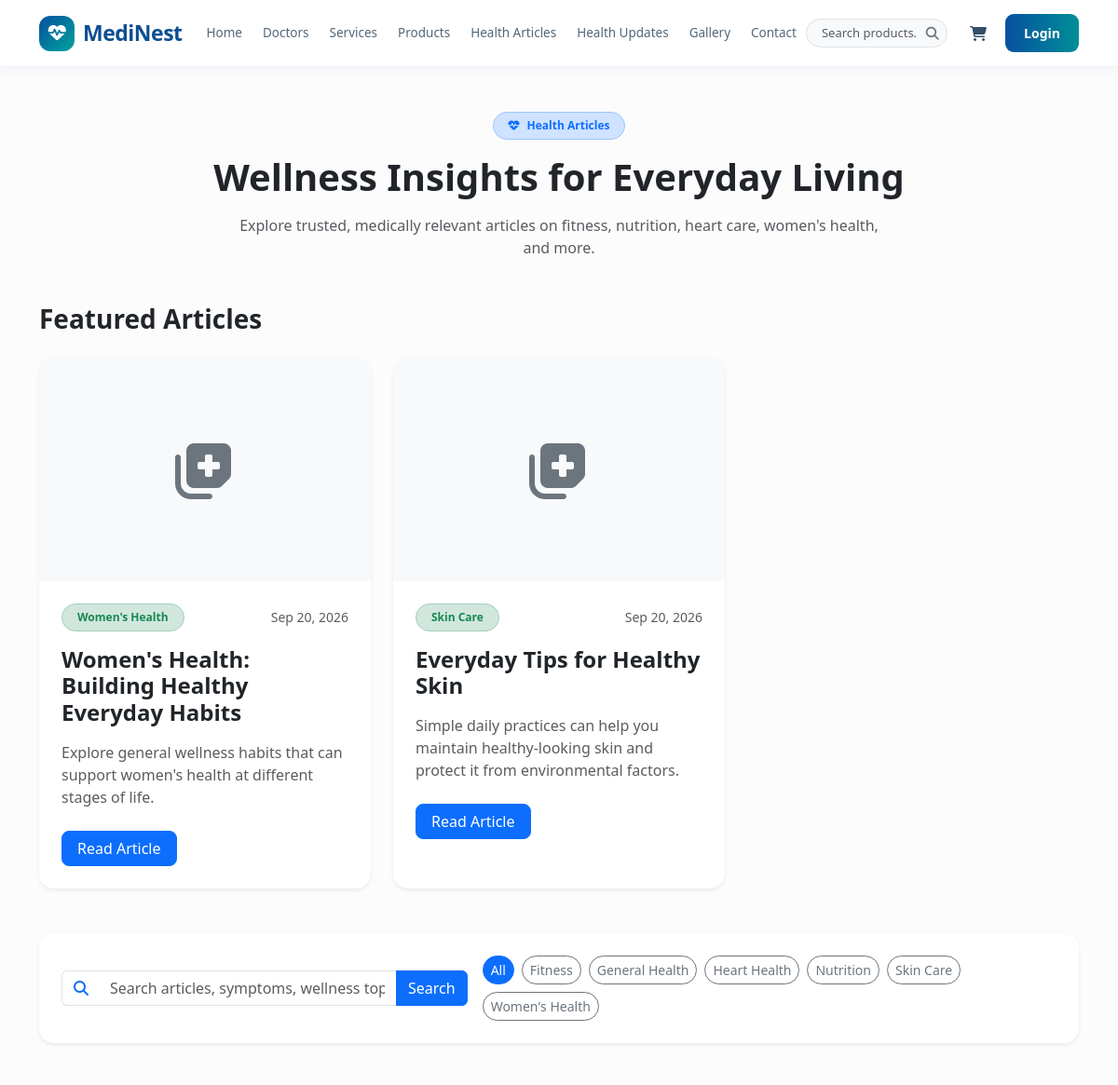
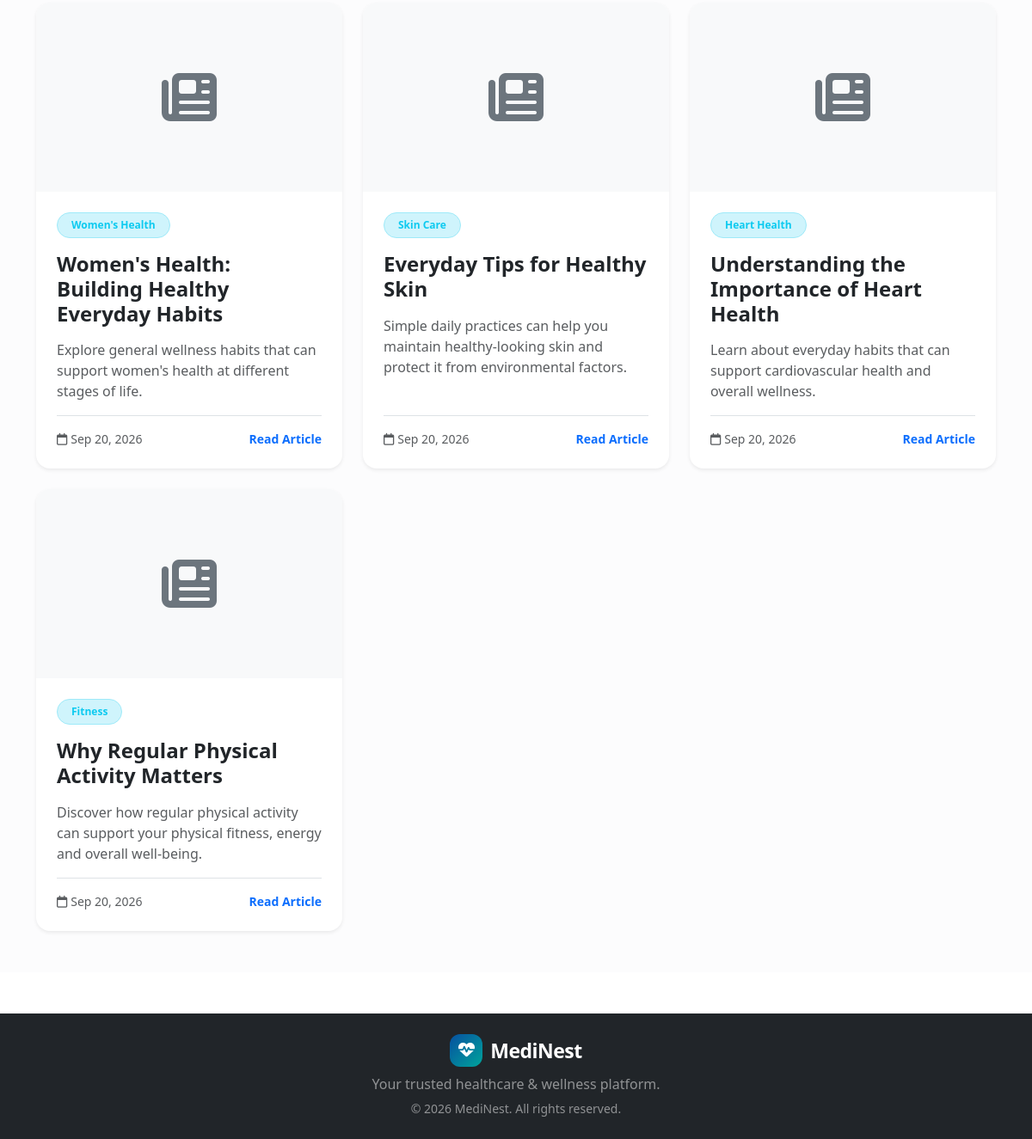
/blog/, run on an earlier commit of the app's database (2 pictures, top to bottom).
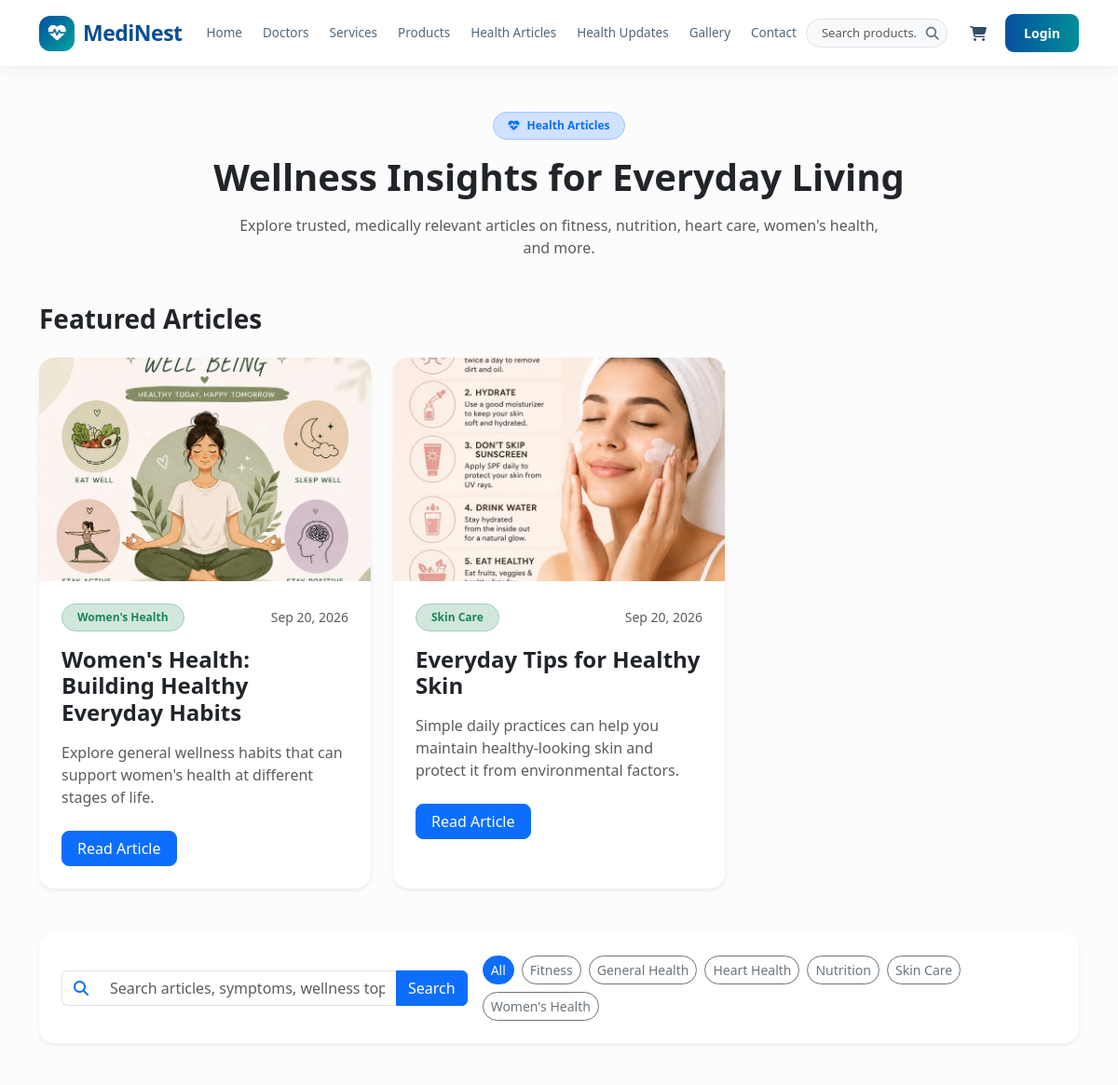
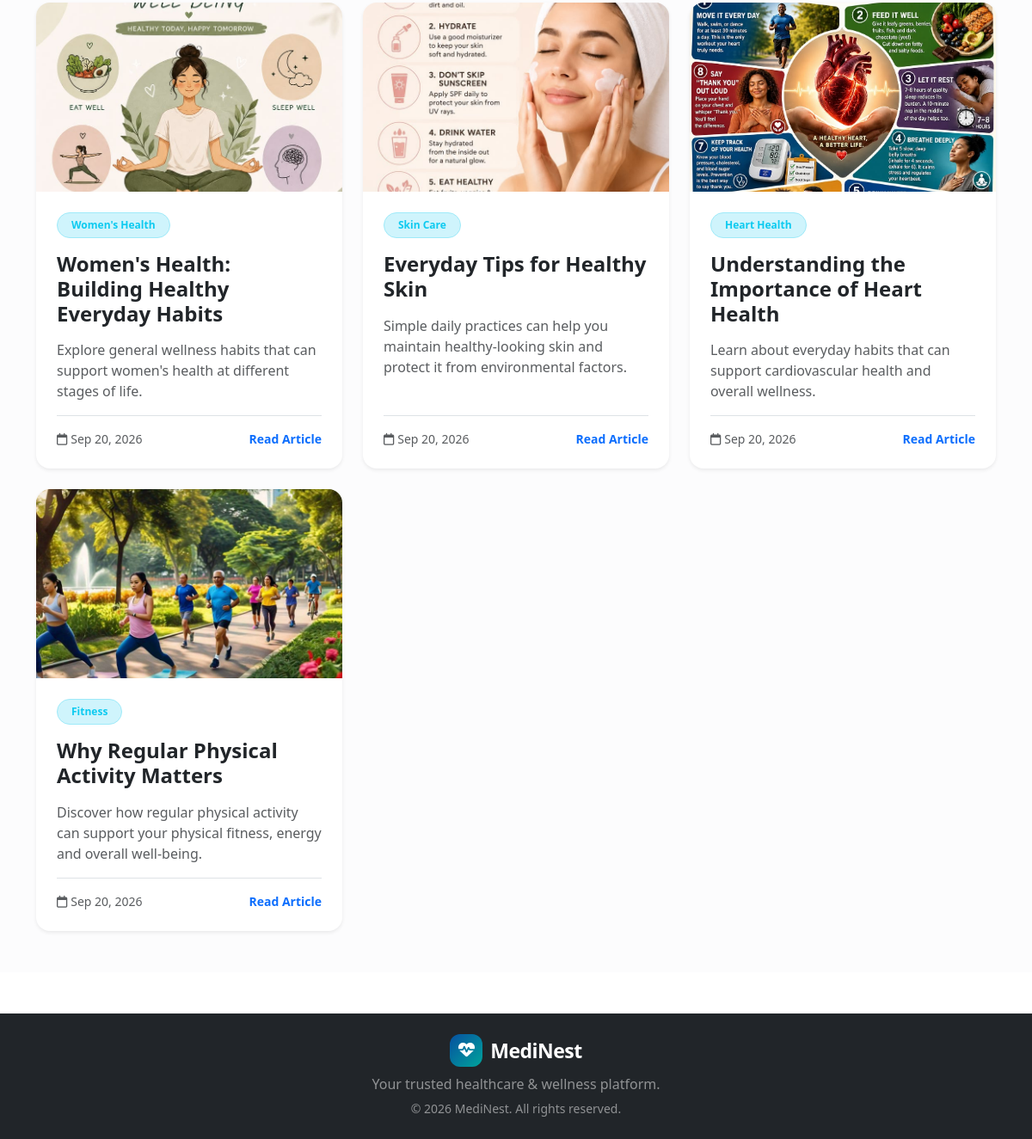
And on a later commit of the database (2 pictures, top to bottom).
### blog/models.py (models this page shows, shortened)
class Article(models.Model):
    category = models.ForeignKey(
        ArticleCategory,
        on_delete=models.SET_NULL,
        null=True,
        blank=True,
        related_name="articles"
    )
    title = models.CharField(max_length=200)
    slug = models.SlugField(max_length=220, unique=True, blank=True)
    short_description = models.CharField(max_length=255)
    content = models.TextField()
    featured_image = models.ImageField(upload_to="blog/", blank=True, null=True)
    author = models.CharField(max_length=120, default="MediNest Editorial Team")
    published_date = models.DateTimeField(default=timezone.now)
    is_published = models.BooleanField(default=False)
    is_featured = models.BooleanField(default=False)
    created_at = models.DateTimeField(auto_now_add=True)
    updated_at = models.DateTimeField(auto_now=True)
    class Meta:
        ordering = ["-published_date", "-created_at"]
        verbose_name = "Article"
        verbose_name_plural = "Articles"

class ArticleCategory(models.Model):
    name = models.CharField(max_length=120, unique=True)
    slug = models.SlugField(max_length=150, unique=True, blank=True)
    description = models.TextField(blank=True)
    is_active = models.BooleanField(default=True)
    created_at = models.DateTimeField(auto_now_add=True)
    updated_at = models.DateTimeField(auto_now=True)
    class Meta:
        ordering = ["name"]
        verbose_name = "Article Category"
        verbose_name_plural = "Article Categories"

### blog/views.py (the view)
# urls.py: path("", article_list, name="article_list"),
def article_list(request):
    categories = ArticleCategory.objects.filter(is_active=True).order_by("name")
    search_query = request.GET.get("q", "").strip()
    selected_category = request.GET.get("category", "")
    articles = Article.objects.filter(is_published=True).select_related("category")
    if search_query:
        articles = articles.filter(
            Q(title__icontains=search_query)
            | Q(short_description__icontains=search_query)
            | Q(content__icontains=search_query)
        )
    if selected_category:
        articles = articles.filter(category__slug=selected_category)
    articles = articles.order_by("-published_date", "-created_at")
    featured_articles = Article.objects.filter(
        is_published=True,
        is_featured=True,
    ).order_by("-published_date", "-created_at")[:3]
    context = {
        "articles": articles,
        "featured_articles": featured_articles,
        "categories": categories,
        "selected_category": selected_category,
        "search_query": search_query,
    }
    return render(request, "blog/article_list.html", context)

### blog/templates/blog/article_list.html (shortened to what the changed rows need)
{% extends "base.html" %}
{% block content %}
<section class="py-5 bg-light-subtle">
    <div class="container">
        <div class="text-center mb-5">
            <h1 class="fw-bold text-dark mb-3">Wellness Insights for Everyday Living</h1>
        </div>
        {% if featured_articles %}
        <div class="mb-5">
            <div class="row g-4">
                {% for article in featured_articles %}
                <div class="col-md-6 col-lg-4">
                    <div class="card border-0 shadow-sm h-100 rounded-4 overflow-hidden">
                        {% if article.featured_image %}
                        <img src="{{ article.featured_image.url }}" class="card-img-top" alt="{{ article.title }}"
                            style="height: 240px; object-fit: cover;">
                        {% else %}
                        <div class="d-flex align-items-center justify-content-center bg-light" style="height: 240px;">
                            <i class="fa-solid fa-notes-medical fa-4x text-secondary"></i>
                        </div>
                        {% endif %}
                        <div class="card-body p-4">
                            <div class="d-flex justify-content-between align-items-center mb-3">
                                {% if article.category %}
                                <span
                                    class="badge bg-success-subtle text-success border border-success-subtle rounded-pill px-3 py-2">
                                    {{article.category.name }}</span>
                                {% endif %}
                                <span class="small text-muted">{{ article.published_date|date:"M d, Y" }}</span>
                            </div>
                            <h4 class="fw-bold text-dark mb-3">{{ article.title }}</h4>
                            <p class="text-muted mb-4">{{ article.short_description }}</p>
                            <a href="{% url 'blog:article_detail' article.slug %}"
                                class="btn btn-primary rounded-3 px-3">
                                Read Article
                            </a>
                        </div>
                    </div>
                </div>
                {% endfor %}
            </div>
        </div>
        {% endif %}
        <div class="row g-4">
            {% for article in articles %}
            <div class="col-md-6 col-lg-4">
                <div class="card border-0 shadow-sm h-100 rounded-4 overflow-hidden">
                    {% if article.featured_image %}
                    <img src="{{ article.featured_image.url }}" class="card-img-top" alt="{{ article.title }}"
                        style="height: 220px; object-fit: cover;">
                    {% else %}
                    <div class="d-flex align-items-center justify-content-center bg-light" style="height: 220px;">
                        <i class="fa-solid fa-newspaper fa-4x text-secondary"></i>
                    </div>
                    {% endif %}
                    <div class="card-body p-4 d-flex flex-column">
                        {% if article.category %}
                        <span
                            class="badge bg-info-subtle text-info border border-info-subtle rounded-pill px-3 py-2 mb-3 align-self-start">
                            {{ article.category.name }}</span>
                        {% endif %}
                        <h4 class="fw-bold text-dark mb-3">{{ article.title }}</h4>
                        <p class="text-muted mb-3 flex-grow-1">{{ article.short_description }}</p>
                        <div
                            class="d-flex justify-content-between align-items-center text-muted small border-top pt-3 mt-auto">
                            <span><i class="fa-regular fa-calendar me-1"></i>{{ article.published_date|date:"M d, Y"}}
                            </span>
                            <a href="{% url 'blog:article_detail' article.slug %}"
                                class="text-primary fw-semibold text-decoration-none">Read Article</a>
                        </div>
                    </div>
                </div>
            </div>
            {% endfor %}
        </div>
    </div>
</section>
{% endblock %}

What changed in the data, as far as the page shows it:
changed Article "Women's Health: Building Healthy Everyday Habits": featured_image: picture added
changed Article "Everyday Tips for Healthy Skin": featured_image: picture added
changed Article "Understanding the Importance of Heart Health": featured_image: picture added
changed Article "Why Regular Physical Activity Matters": featured_image: picture added
